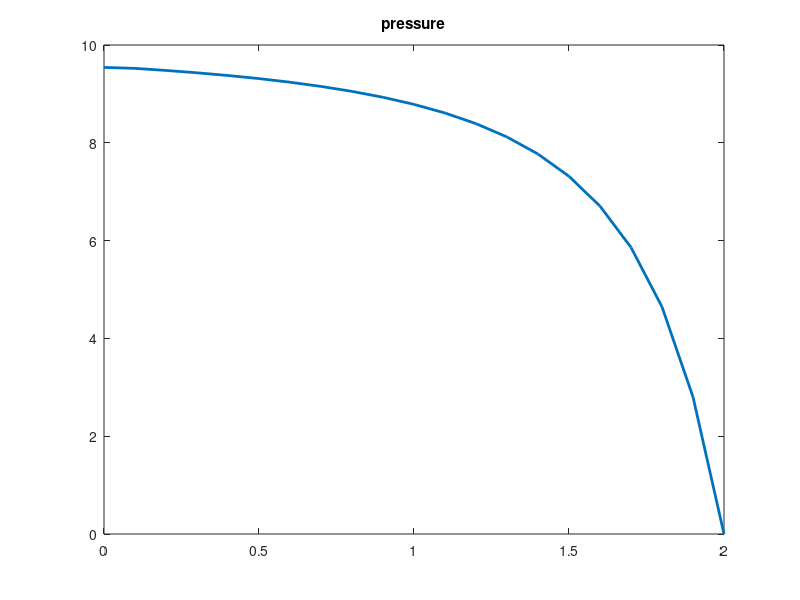
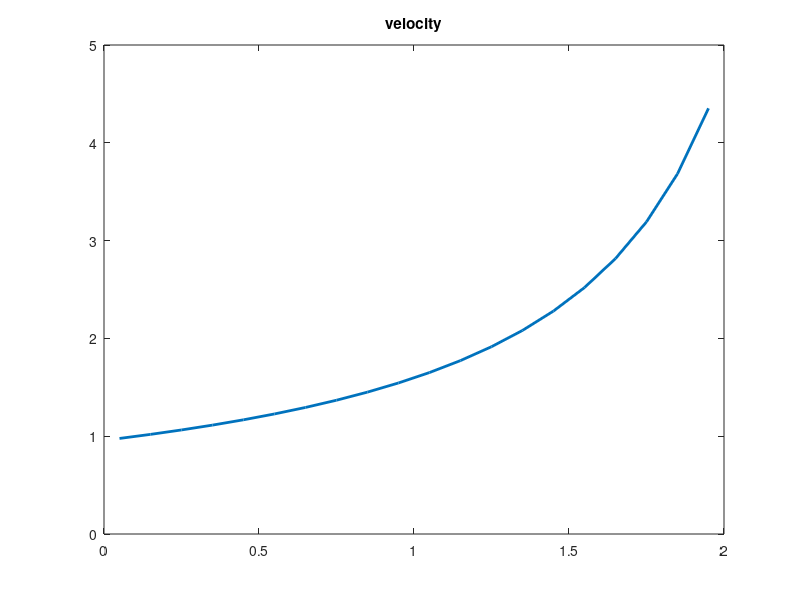

Reproduce these figures in MATLAB, in order.
close all
clear all
clc

%% Data

L=2;       %[m]
rho=1;     %[Kg/m^3]
A_in=0.5;  %[m^2]
A_out=0.1; %[m^2]
p_0=10;    %[Pa]
p_out=0;   %[Pa]  NB: pressure is relative

%% Grid
N=21;
n=N-1;
x_p=linspace(0,L,N);
x_u=linspace(x_p(2)/2,L-x_p(2)/2,n);
x_p=x_p';
x_u=x_u';


A_p=zeros(N,1);
A_u=zeros(n,1);
A=@(x) A_in+(A_out- A_in)/L.*x;
A_p=A(x_p);
A_u=A(x_u);

%% Initialize velocity and pressure
u_old=zeros(n,1);
p=zeros(N,1);

m=0.4;   %[Kg/s]   we have to choose this 
u_old=m./(rho*A_u);
p=p_0-(p_0-p_out).*x_p/L;

%% solve the problem
alpha_p=0.1;   % we have to choose this value
alpha_u=0.1;   % we have to choose this value
it=0;
toll_u=1e-6;
toll_p=1e-6;
it_max=12000;
r_u=10;
r_p=10;

while ((r_u>toll_u && r_p>toll_p) && (it<it_max))  % controllare sta condizione 

    % Solve system Mu*u=b
    M_u=zeros(n);
    b_u=zeros(n,1);

    for i=2:n-1
        M_u(i,i)=rho*(u_old(i)+u_old(i+1))/2*A_p(i+1);
        M_u(i,i-1)=-rho*(u_old(i-1)+u_old(i))/2*A_p(i);
        b_u(i)=(p(i)-p(i+1))*A_u(i);
    end

    %CV1
    F_a=rho*u_old(1)*A_u(1);
    F_b=rho*(u_old(1)+u_old(2))/2*A_p(2);
    M_u(1,1)=F_b+F_a/2*(A_u(1)/A_p(1))^2;
    b_u(1)=(p_0-p(2))*A_u(1)+F_a*A_u(1)/A_p(1)*u_old(1);

    %CVn
    M_u(n,n)=rho*u_old(n)*A_u(n);
    M_u(n,n-1)=-rho*(u_old(n-1)+u_old(n))/2*A_p(N-1);
    b_u(n)=(p(N-1)-p(N))*A_u(n);

    u=M_u\b_u;


    % Solve system Mp*p'=b
    M_p=zeros(N);
    b_p=zeros(N,1);
    d_u=zeros(n,1);

    for i=1:n
        d_u(i)=A_u(i)/M_u(i,i);
    end

    for i=2:N-1
        a_W=rho*d_u(i-1)*A_u(i-1);
        a_E=rho*d_u(i)*A_u(i);
        M_p(i,i)=a_W+a_E;
        M_p(i,i-1)=-a_W;
        M_p(i,i+1)=-a_E;
        b_p(i)=rho*(A_u(i-1)*u(i-1)-A_u(i)*u(i));
    end

    %CV1
    M_p(1,1)=1;
    b_p(1)=0;

    %CVN
    M_p(N,N)=1;
    b_p(N)=0;

    p_first=M_p\b_p;

    % correct pressure and velocity
    u_calc=zeros(n,1);
    p_calc=zeros(N,1);
    for i=1:n
        u_calc(i)=u(i)+d_u(i)*(p_first(i)-p_first(i+1));
        if i>1
            p_calc(i)=p(i)+p_first(i);
        else
            p_calc(1)=p_0-rho/2*(u_calc(1)*A_u(1)/A_p(1))^2;
        end
    end

    %calculate relative residuals

    r_u=norm(M_u*u_calc-b_u)/norm(diag(M_u).*u_calc);
    r_p=norm(b_p);

    %update the values
    u_new=alpha_u*u_calc+(1-alpha_u)*u_old;
    p_new=alpha_p*p_calc+(1-alpha_p)*p;

    u_old=u_new;
    p=p_new;

    it=it+1;

end


%% plot

figure
plot(x_p,p_new,'Linewidth',2)
title('pressure')

figure
plot(x_u,u_new,'Linewidth',2)
title('velocity')


%% Exact solution
